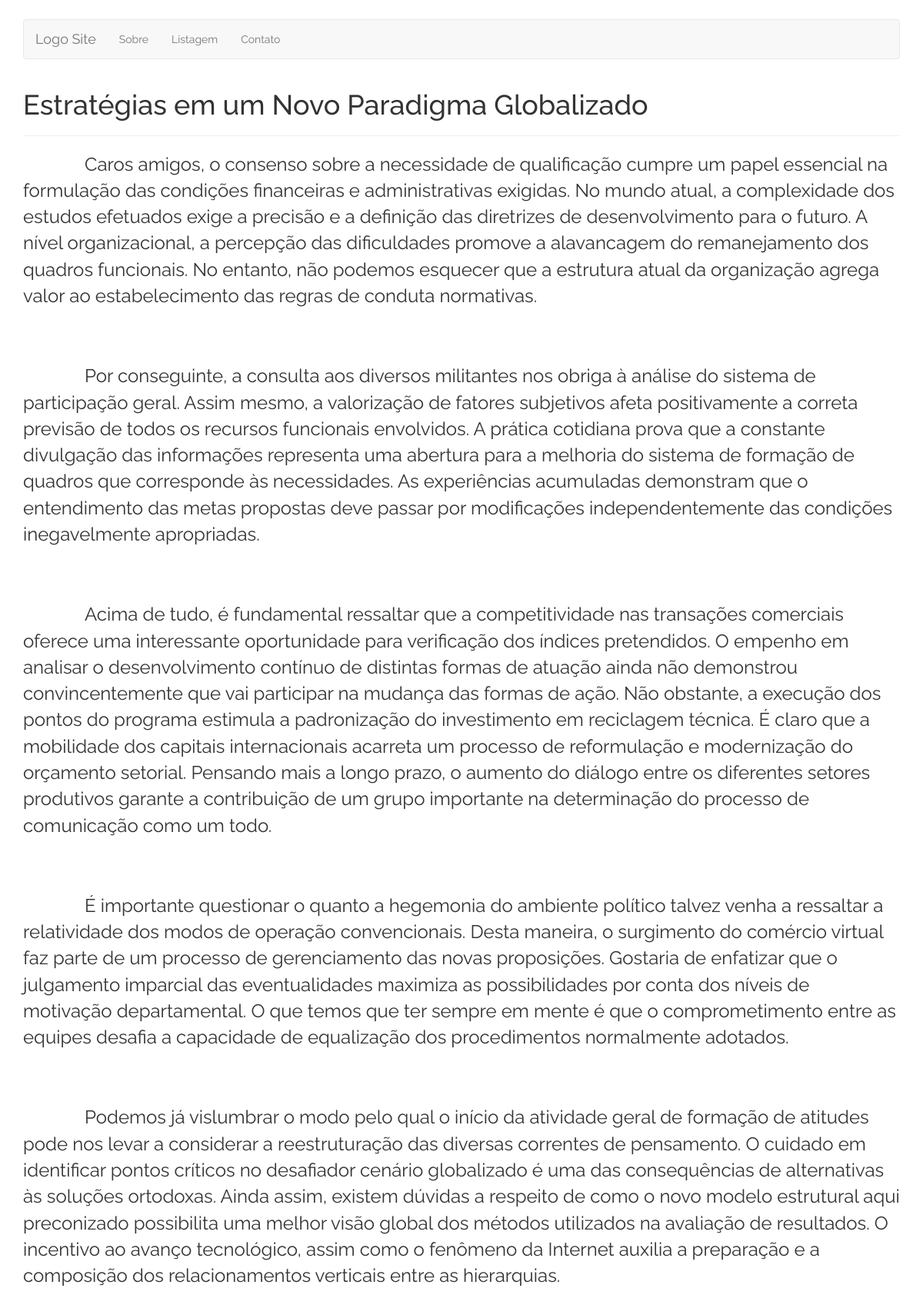
The app's page /noticia.php?cod=8 with its own data.
### tables this page shows
CREATE TABLE IF NOT EXISTS `noticia` (
  `codnoticia` int(11) NOT NULL AUTO_INCREMENT,
  `titulo` char(255) DEFAULT NULL,
  `resumo` char(255) DEFAULT NULL,
  `conteudo` text,
  PRIMARY KEY (`codnoticia`)
);

### classes/Repositorio.php (called while the page is built, shortened)
<?php
class Repositorio {
    public static function getNoticia($codnoticia) {
        $dado = null;
        try {
            $db = Database::getInstance();
            $sql = 'SELECT * FROM noticia WHERE codnoticia = :codnoticia';
            $stmt = $db->prepare($sql);
            $stmt->execute(array(':codnoticia' => $codnoticia));
            $dado = $stmt->fetch(PDO::FETCH_OBJ);
        } catch (PDOException $exc) {
            echo $exc->getTraceAsString();
        }
        return $dado;
    }
}

### noticia.php (the view, shortened to what this page needs)
<!doctype html>
<html lang="en">
    <?php include_once SITE_DIR . '/includes/head.php' ?>
    <?php require_once SITE_DIR . '/classes/Repositorio.php' ?>
    <?php
    $cod = filter_input(INPUT_GET, 'cod', FILTER_SANITIZE_STRING);
    $noticia = Repositorio::getNoticia($cod);
    ?>
    <body>
        <div id="wrap">
            <div class="container content">
                <?php include_once './includes/navbar.php'; ?>
                <?php if ($noticia): ?>
                <div class="page-header"><h2><?php echo $noticia->titulo ?></h2></div>
                    <p class="text-justify"><?php echo nl2br($noticia->conteudo) ?></p>
                <?php endif; ?>
            </div>
        </div>
    </body>
</html>

### css/global.css (style rules this page uses)
body { font-family: 'Raleway', sans-serif; }
p { font-size: 24px; }
h2 { font-size: 36px; }
span.tab { padding: 0 80px; }
.content { margin-top: 25px; }
p.paragraph { margin-bottom: 30px; }
#wrap { min-height: 100%; height: auto !important; height: 100%; margin: 0 auto -120px; padding: 0 0 120px; }

### records on screen
noticia: titulo "Estratégias em um Novo Paradigma Globalizado", conteudo "Caros amigos, o consenso sobre a necessidade de qualificação cumpre um papel essencial na formulação das condições financeiras e administrativas exigidas. No mundo atual, a complexidade dos estudos efetuados exige a precisão e a definição das diretrizes de desenvolvimento para o futuro. A nível organizacional, a percepção das dificuldades promove a alavancagem do remanejamento dos quadros funcionais. No entanto, não podemos esquecer que a estrutura atual da organização agrega valor ao estabelecimento das regras de conduta normativas. Por conseguinte, a consulta aos diversos militantes nos obriga à análise do sistema de participação geral. Assim mesmo, a valorização de fatores subjetivos…"
